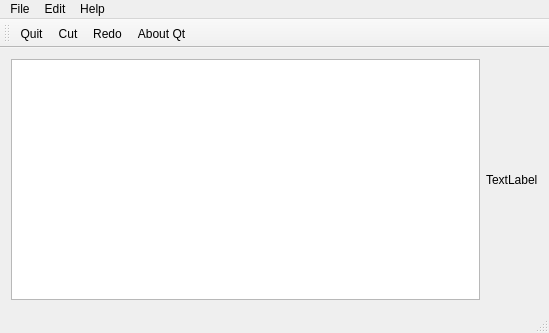
<?xml version="1.0" encoding="UTF-8"?>
<ui version="4.0">
 <class>MainWindow</class>
 <widget class="QMainWindow" name="MainWindow">
  <property name="geometry">
   <rect>
    <x>0</x>
    <y>0</y>
    <width>549</width>
    <height>333</height>
   </rect>
  </property>
  <property name="windowTitle">
   <string>MainWindow</string>
  </property>
  <widget class="QWidget" name="centralWidget">
   <layout class="QHBoxLayout" name="horizontalLayout">
    <item>
     <widget class="QTextEdit" name="textEdit"/>
    </item>
    <item>
     <widget class="QLabel" name="label">
      <property name="text">
       <string>TextLabel</string>
      </property>
     </widget>
    </item>
   </layout>
  </widget>
  <widget class="QMenuBar" name="menuBar">
   <property name="geometry">
    <rect>
     <x>0</x>
     <y>0</y>
     <width>549</width>
     <height>21</height>
    </rect>
   </property>
   <widget class="QMenu" name="menuFile">
    <property name="title">
     <string>File</string>
    </property>
    <addaction name="actionQuit"/>
   </widget>
   <widget class="QMenu" name="menuEdit">
    <property name="title">
     <string>Edit</string>
    </property>
    <addaction name="actionCopy"/>
    <addaction name="actionCut"/>
    <addaction name="actionPaste"/>
    <addaction name="separator"/>
    <addaction name="actionUndo"/>
    <addaction name="actionRedo"/>
   </widget>
   <widget class="QMenu" name="menuHelp">
    <property name="title">
     <string>Help</string>
    </property>
    <addaction name="actionAbout"/>
    <addaction name="actionAbout_Qt"/>
   </widget>
   <addaction name="menuFile"/>
   <addaction name="menuEdit"/>
   <addaction name="menuHelp"/>
  </widget>
  <widget class="QToolBar" name="mainToolBar">
   <attribute name="toolBarArea">
    <enum>TopToolBarArea</enum>
   </attribute>
   <attribute name="toolBarBreak">
    <bool>false</bool>
   </attribute>
   <addaction name="actionQuit"/>
   <addaction name="actionCut"/>
   <addaction name="actionRedo"/>
   <addaction name="actionAbout_Qt"/>
  </widget>
  <widget class="QStatusBar" name="statusBar"/>
  <action name="actionQuit">
   <property name="icon">
    <iconset resource="resource.qrc">
     <normaloff>:/Images/glorioso.png</normaloff>:/Images/glorioso.png</iconset>
   </property>
   <property name="text">
    <string>Quit</string>
   </property>
  </action>
  <action name="actionCopy">
   <property name="text">
    <string>Copy</string>
   </property>
  </action>
  <action name="actionCut">
   <property name="icon">
    <iconset resource="resource.qrc">
     <normaloff>:/Images/glorioso.png</normaloff>:/Images/glorioso.png</iconset>
   </property>
   <property name="text">
    <string>Cut</string>
   </property>
  </action>
  <action name="actionPaste">
   <property name="text">
    <string>Paste</string>
   </property>
  </action>
  <action name="actionUndo">
   <property name="text">
    <string>Undo</string>
   </property>
  </action>
  <action name="actionRedo">
   <property name="icon">
    <iconset resource="resource.qrc">
     <normaloff>:/Images/glorioso.png</normaloff>:/Images/glorioso.png</iconset>
   </property>
   <property name="text">
    <string>Redo</string>
   </property>
  </action>
  <action name="actionAbout">
   <property name="text">
    <string>About</string>
   </property>
  </action>
  <action name="actionAbout_Qt">
   <property name="icon">
    <iconset resource="resource.qrc">
     <normaloff>:/Images/glorioso.png</normaloff>:/Images/glorioso.png</iconset>
   </property>
   <property name="text">
    <string>About Qt</string>
   </property>
  </action>
 </widget>
 <layoutdefault spacing="6" margin="11"/>
 <resources>
  <include location="resource.qrc"/>
 </resources>
 <connections/>
</ui>
